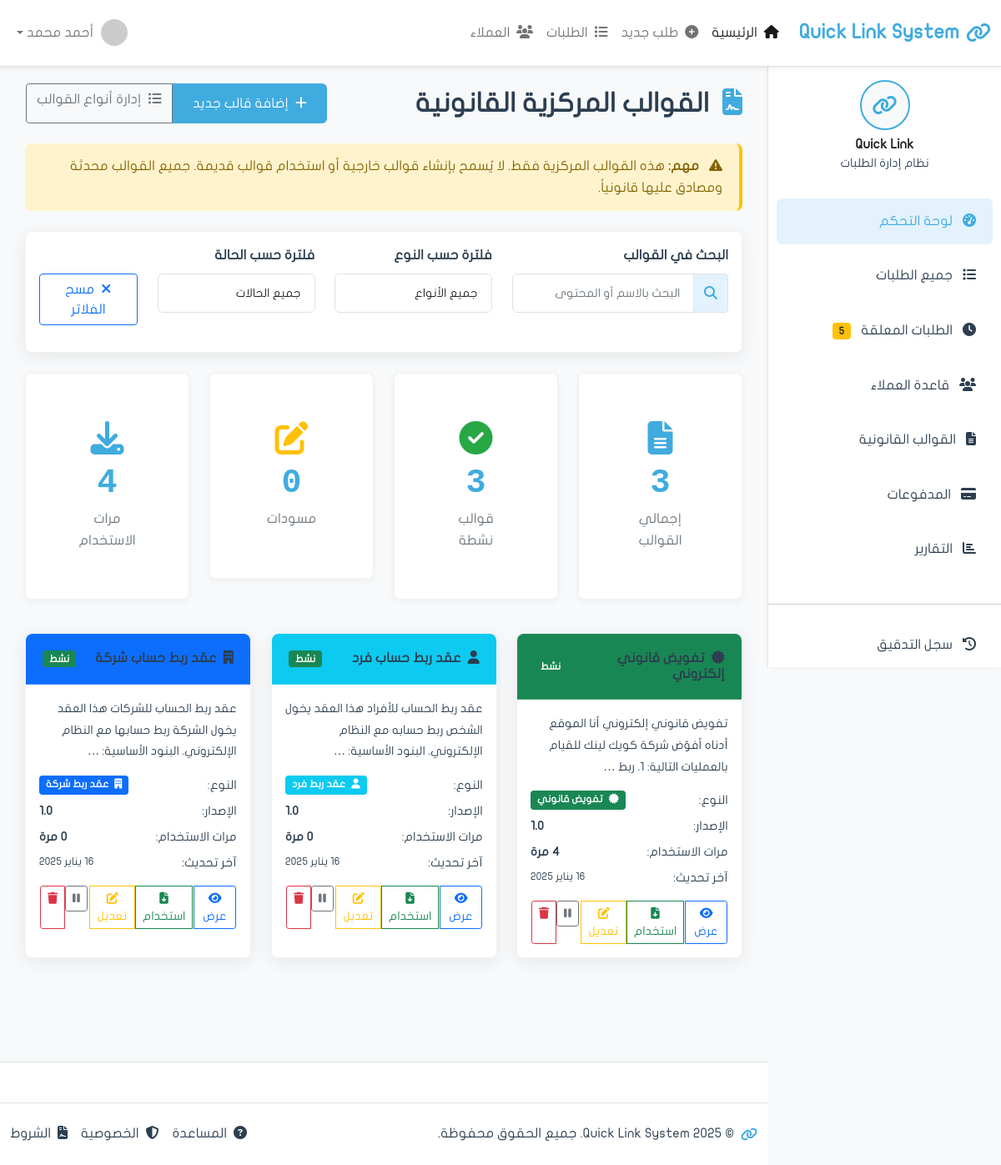
/templates/, run on the app's committed database.
### apps/requests/models.py (models this page shows, shortened)
class Template(models.Model):
    name = models.CharField('اسم القالب', max_length=200)
    name_english = models.CharField('الاسم بالإنجليزية', max_length=200, blank=True)
    code = models.CharField('الرمز', max_length=50, unique=True, editable=False)
    content_arabic = models.TextField('المحتوى بالعربية')
    content_english = models.TextField('المحتوى بالإنجليزية', blank=True)
    version = models.CharField('الإصدار', max_length=20, default='1.0')
    template_type = models.ForeignKey(
        'TemplateType',
        on_delete=models.PROTECT,
        related_name='templates',
        verbose_name='نوع القالب',
        null=True,  # للتوافق المؤقت
        blank=True
    )
    template_type_legacy = models.CharField(
        'نوع القالب (قديم)',
        max_length=100,
        blank=True,
        null=True
    )
    is_active = models.BooleanField('نشط', default=True)
    is_published = models.BooleanField('منشور', default=False)
    file = models.FileField('ملف القالب', upload_to='templates/', blank=True)
    usage_count = models.IntegerField('عدد الاستخدامات', default=0)
    created_at = models.DateTimeField('تاريخ الإنشاء', auto_now_add=True)
    updated_at = models.DateTimeField('آخر تحديث', auto_now=True)
    created_by = models.ForeignKey('auth.User', on_delete=models.SET_NULL, null=True)
    class Meta:
        verbose_name = 'قالب'
        verbose_name_plural = 'القوالب'
        ordering = ['-created_at']

class TemplateType(models.Model):
    name_arabic = models.CharField('الاسم بالعربية', max_length=200)
    name_english = models.CharField('الاسم بالإنجليزية', max_length=200, blank=True)
    code = models.CharField('الرمز', max_length=50, unique=True, editable=False)
    icon = models.CharField('الأيقونة', max_length=50, blank=True, default='fa-file-alt',
                           help_text='مثال: fa-file-alt (اختياري)')
    color = models.CharField('اللون', max_length=20, default='primary',
                            choices=[
                                ('primary', 'أزرق'),
                                ('success', 'أخضر'),
                                ('warning', 'أصفر'),
                                ('info', 'سماوي'),
                                ('danger', 'أحمر'),
                                ('secondary', 'رمادي'),
                                ('dark', 'أسود'),
                                ('light', 'فاتح'),
                            ])
    description = models.TextField('الوصف', blank=True)
    display_order = models.IntegerField('ترتيب العرض', default=0)
    is_active = models.BooleanField('نشط', default=True)
    usage_count = models.IntegerField('عدد الاستخدامات', default=0)
    created_at = models.DateTimeField('تاريخ الإنشاء', auto_now_add=True)
    updated_at = models.DateTimeField('آخر تحديث', auto_now=True)
    class Meta:
        verbose_name = 'نوع قالب'
        verbose_name_plural = 'أنواع القوالب'
        ordering = ['display_order', 'name_arabic']

### apps/requests/views.py (the view, shortened to what this page needs)
# urls.py: path('templates/', views.templates_list, name='templates_list'),
def templates_list(request):
    from django.db.models import Count
    from apps.requests.models import TemplateType
    type_filter = request.GET.get('type')
    status_filter = request.GET.get('status')
    templates = Template.objects.select_related('template_type').all()
    if type_filter and type_filter != 'all':
        templates = templates.filter(template_type_id=type_filter)
    templates = templates.order_by('-updated_at')
    total_templates = Template.objects.count()
    active_templates = Template.objects.filter(is_active=True, is_published=True).count()
    draft_templates = Template.objects.filter(is_published=False).count()
    total_usage = sum(t.usage_count for t in Template.objects.all())
    template_types = TemplateType.objects.filter(is_active=True).order_by('display_order')
    context = {
        'page_title': 'القوالب القانونية',
        'templates': templates,
        'total_templates': total_templates,
        'active_templates': active_templates,
        'draft_templates': draft_templates,
        'total_usage': total_usage,
        'template_types': template_types,
    }
    return render(request, 'requests/templates_list.html', context)

### apps/requests/templates/requests/templates_list.html (shortened to what this page needs)
{% extends 'base.html' %}
{% load static %}
{% block content %}
            <div class="d-flex justify-content-between align-items-center mb-4">
                <h2 class="mb-0">
                    <i class="fas fa-file-contract me-2 text-primary"></i>
                    القوالب المركزية القانونية
                </h2>
                <div class="btn-group" role="group">
                    <a href="{% url 'requests:template_create' %}" class="btn btn-primary">
                    <i class="fas fa-plus me-1"></i>
                    إضافة قالب جديد
                    </a>
                    <a href="{% url 'requests:template_types_list' %}" class="btn btn-outline-secondary">
                        <i class="fas fa-list-ul me-1"></i>
                        إدارة أنواع القوالب
                    </a>
                </div>
            </div>
            <div class="alert alert-warning mb-4">
                <i class="fas fa-exclamation-triangle me-2"></i>
                <strong>مهم:</strong> هذه القوالب المركزية فقط. لا يُسمح بإنشاء قوالب خارجية أو استخدام قوالب قديمة. جميع القوالب محدثة ومصادق عليها قانونياً.
            </div>
            <div class="card shadow-custom mb-4">
                <div class="card-body">
                    <div class="row">
                        <div class="col-md-4 mb-3">
                            <label class="form-label">البحث في القوالب</label>
                            <div class="input-group">
                                <span class="input-group-text">
                                    <i class="fas fa-search"></i>
                                </span>
                                <input type="text" class="form-control" placeholder="البحث بالاسم أو المحتوى" id="templateSearchInput">
                            </div>
                        </div>
                        <div class="col-md-3 mb-3">
                            <label class="form-label">فلترة حسب النوع</label>
                            <select class="form-control" id="typeFilter">
                                <option value="all">جميع الأنواع</option>
                            </select>
                        </div>
                        <div class="col-md-3 mb-3">
                            <label class="form-label">فلترة حسب الحالة</label>
                            <select class="form-control" id="statusFilter">
                                <option value="all">جميع الحالات</option>
                            </select>
                        </div>
                        <div class="col-md-2 mb-3">
                            <label class="form-label">&nbsp;</label>
                            <div class="d-grid">
                                <button class="btn btn-outline-primary" onclick="clearTemplateFilters()">
                                    <i class="fas fa-times me-1"></i>
                                    مسح الفلاتر
                                </button>
                            </div>
                        </div>
                    </div>
                </div>
            </div>
            <div class="row mb-4">
                <div class="col-xl-3 col-md-6 mb-3">
                    <div class="card stats-card">
                        <div class="card-body text-center">
                            <i class="fas fa-file-alt icon-large text-primary"></i>
                            <div class="stats-number">{{ total_templates|default:0 }}</div>
                            <div class="stats-label">إجمالي القوالب</div>
                        </div>
                    </div>
                </div>
                <div class="col-xl-3 col-md-6 mb-3">
                    <div class="card stats-card">
                        <div class="card-body text-center">
                            <i class="fas fa-check-circle icon-large text-success"></i>
                            <div class="stats-number">{{ active_templates|default:0 }}</div>
                            <div class="stats-label">قوالب نشطة</div>
                        </div>
                    </div>
                </div>
                <div class="col-xl-3 col-md-6 mb-3">
                    <div class="card stats-card">
                        <div class="card-body text-center">
                            <i class="fas fa-edit icon-large text-warning"></i>
                            <div class="stats-number">{{ draft_templates|default:0 }}</div>
                            <div class="stats-label">مسودات</div>
                        </div>
                    </div>
                </div>
                <div class="col-xl-3 col-md-6 mb-3">
                    <div class="card stats-card">
                        <div class="card-body text-center">
                            <i class="fas fa-download icon-large text-info"></i>
                            <div class="stats-number">{{ total_usage|default:0 }}</div>
                            <div class="stats-label">مرات الاستخدام</div>
                        </div>
                    </div>
                </div>
            </div>
            <div class="row">
                {% if templates %}
                    {% for template in templates %}
                <div class="col-lg-4 col-md-6 mb-4">
                    <div class="card template-card shadow-custom">
                        <div class="card-header bg-{{ template.template_type.color|default:'primary' }} text-white">
                            <div class="d-flex justify-content-between align-items-center">
                                <h6 class="mb-0">
                                    {% if template.template_type and template.template_type.icon %}
                                    <i class="fas {{ template.template_type.icon }} me-1"></i>
                                    {% else %}
                                    <i class="fas fa-file-alt me-1"></i>
                                    {% endif %}
                                    {{ template.name }}
                                </h6>
                                <span class="badge
                                    {% if template.is_published and template.is_active %}bg-success
                                    {% elif not template.is_published %}bg-warning text-dark
                                    {% else %}bg-secondary{% endif %}">
                                    {% if template.is_published and template.is_active %}نشط
                                    {% elif not template.is_published %}مسودة
                                    {% else %}مؤرشف{% endif %}
                                </span>
                            </div>
                        </div>
                        <div class="card-body">
                            <p class="text-muted mb-3">
                                <small>{{ template.content_arabic|truncatewords:15 }}</small>
                            </p>
                            <div class="template-meta mb-3">
                                <div class="d-flex justify-content-between mb-2">
                                    <span class="text-muted">النوع:</span>
                                    {% if template.template_type %}
                                    <span class="badge bg-{{ template.template_type.color }}">
                                        {% if template.template_type.icon %}
                                        <i class="fas {{ template.template_type.icon }} me-1"></i>
                                        {% endif %}
                                        {{ template.template_type.name_arabic }}
                                    </span>
                                    {% else %}
                                    <span class="badge bg-secondary">بدون نوع</span>
                                    {% endif %}
                                </div>
                                <div class="d-flex justify-content-between mb-2">
                                    <span class="text-muted">الإصدار:</span>
                                    <strong>{{ template.version }}</strong>
                                </div>
                                <div class="d-flex justify-content-between mb-2">
                                    <span class="text-muted">مرات الاستخدام:</span>
                                    <strong>{{ template.usage_count|default:0 }} مرة</strong>
                                </div>
                                <div class="d-flex justify-content-between">
                                    <span class="text-muted">آخر تحديث:</span>
                                    <small>{{ template.updated_at|date:"d يناير Y" }}</small>
                                </div>
                            </div>
                            <div class="btn-group w-100" role="group">
                                <button class="btn btn-outline-primary btn-sm" onclick="viewTemplate({{ template.id }})">
                                    <i class="fas fa-eye"></i>
                                    عرض
                                </button>
                                {% if template.is_published and template.is_active %}
                                <button class="btn btn-outline-success btn-sm" onclick="useTemplate({{ template.id }})">
                                    <i class="fas fa-file-download"></i>
                                    استخدام
                                </button>
                                {% elif not template.is_published %}
                                <button class="btn btn-outline-success btn-sm" onclick="publishTemplate({{ template.id }})">
                                    <i class="fas fa-check"></i>
                                    نشر
                                </button>
                                {% endif %}
                                <a href="{% url 'requests:template_edit' template.id %}" class="btn btn-outline-warning btn-sm">
                                    <i class="fas fa-edit"></i>
                                    تعديل
                                </a>
                                {% if template.is_active %}
                                <form method="post" action="{% url 'requests:template_toggle' template.id %}" class="d-inline">
                                    <button type="submit" class="btn btn-outline-secondary btn-sm" title="تعطيل">
                                        <i class="fas fa-pause"></i>
                                    </button>
                                </form>
                                {% endif %}
                                {% if template.requests.count == 0 %}
                                <a href="{% url 'requests:template_delete' template.id %}" class="btn btn-outline-danger btn-sm" title="حذف">
                                    <i class="fas fa-trash"></i>
                                </a>
                                {% endif %}
                            </div>
                        </div>
                    </div>
                </div>
                    {% endfor %}
                {% endif %}
            </div>
{% endblock content %}

### data on the page
Template: name "تفويض قانوني إلكتروني", is_published "نشط", content_arabic "تفويض قانوني إلكتروني أنا الموقع أدناه أفوّض شركة كويك لينك للقيام بالعمليات التالية: 1. ربط …", template_type.name_arabic "تفويض قانوني", version "1.0", updated_at "16 يناير 2025", is_active True (drawn)
Template: name "عقد ربط حساب فرد", is_published "نشط", content_arabic "عقد ربط الحساب للأفراد هذا العقد يخول الشخص ربط حسابه مع النظام الإلكتروني. البنود الأساسية: …", template_type.name_arabic "عقد ربط فرد", version "1.0", usage_count "0", updated_at "16 يناير 2025", is_active True (drawn)
Template: name "عقد ربط حساب شركة", is_published "نشط", content_arabic "عقد ربط الحساب للشركات هذا العقد يخول الشركة ربط حسابها مع النظام الإلكتروني. البنود الأساسية: …", template_type.name_arabic "عقد ربط شركة", version "1.0", updated_at "16 يناير 2025", is_active True (drawn)

### other printed values
{{ total_templates|default:0 }} "3"
{{ active_templates|default:0 }} "3"
{{ draft_templates|default:0 }} "0"
{{ total_usage|default:0 }} "4"
